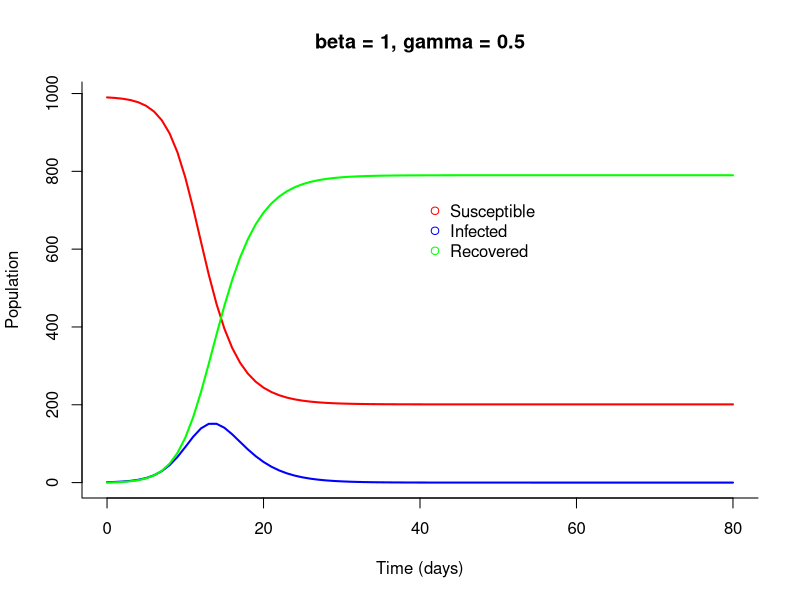
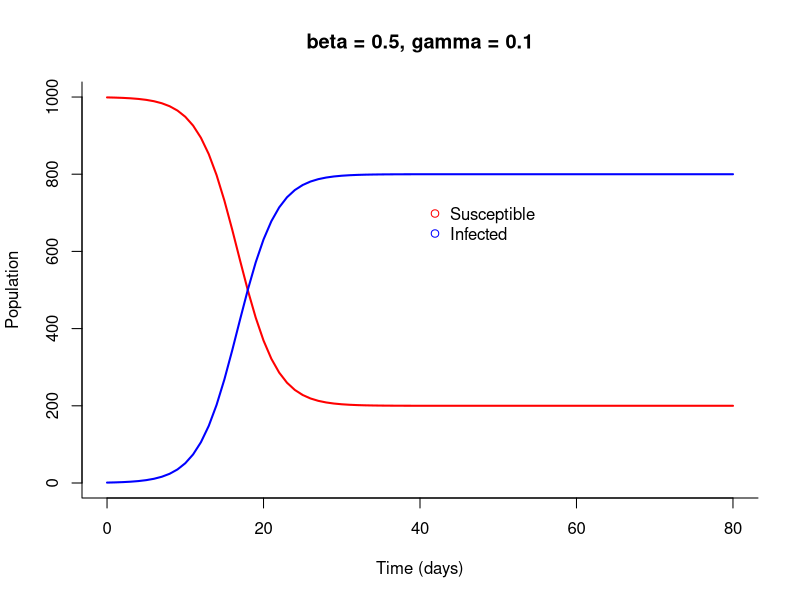

The R source for these figures, in order:
## https://archives.aidanfindlater.com/blog/2010/04/20/the-basic-sir-model-in-r/
## Load deSolve package
library(deSolve)

## Create an SIR function
sir <- function(time, state, parameters) {
  
  with(as.list(c(state, parameters)), {
    N = S + I + R
    dS <- -(beta/N) * S * I
    dI <- (beta/N) * S * I - gamma * I
    dR <- gamma * I
    
    return(list(c(dS, dI, dR)))
  })
}

### Set parameters
## Proportion in each compartment: Susceptible 0.999999, Infected 0.000001, Recovered 0
init       <- c(S = 990, I = 1, R = 0)
## beta: infection parameter; gamma: recovery parameter
parameters <- c(beta = 1, gamma = 0.5)
  ## Time frame
times      <- seq(0, 80, by = 1)

## Solve using ode (General Solver for Ordinary Differential Equations)
out <- ode(y = init, times = times, func = sir, parms = parameters)
## change to data frame
out <- as.data.frame(out)
## Delete time variable
out$time <- NULL
## Show data
head(out, 10)

## Plot
matplot(x = times, y = out, type = "l",
        xlab = "Time (days)", ylab = "Population", main = "beta = 1, gamma = 0.5",
        lwd = 2, lty = 1, bty = "l", col = c("red","blue","green"))

## Add legend
legend(40, 750, c("Susceptible", "Infected", "Recovered"), pch = 1, col = c("red","blue","green"), bty = "n")



## Create an SI function
si <- function(time2, state2, parameters2) {
  
  with(as.list(c(state2, parameters2)), {
    N = S + I
    dS <- (-(beta/N) * S * I) + (gamma * I)
    dI <- ((beta/N) * S * I) - (gamma * I)
    
    return(list(c(dS, dI)))
  })
}

### Set parameters
## Proportion in each compartment: Susceptible 0.999999, Infected 0.000001, Recovered 0
init2       <- c(S = 999, I = 1)
## beta: infection parameter; gamma: recovery parameter
parameters2 <- c(beta = 0.5, gamma = 0.1)
## Time frame
times2      <- seq(0, 80, by = 1)

## Solve using ode (General Solver for Ordinary Differential Equations)
out2 <- ode(y = init2, times = times2, func = si, parms = parameters2)
## change to data frame
out2 <- as.data.frame(out2)
## Delete time variable
out2$time <- NULL
## Show data
head(out2, 10)

## Plot
matplot(x = times, y = out2, type = "l",
        xlab = "Time (days)", ylab = "Population", main = "beta = 0.5, gamma = 0.1",
        lwd = 2, lty = 1, bty = "l", col = c("red","blue"))

## Add legend
legend(40, 750, c("Susceptible", "Infected"), pch = 1, col = c("red", "blue"), bty = "n")
